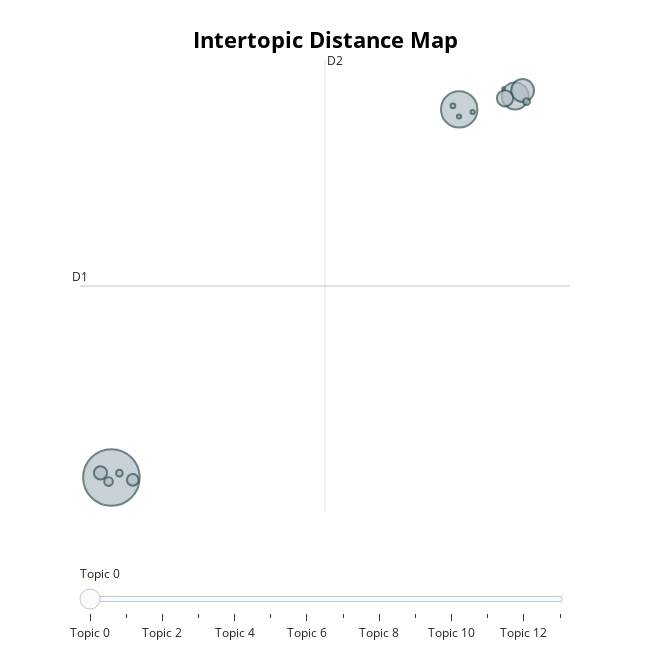

Write notebook code for a chart like this one.
### Code cell
topic_model_hdbscan.visualize_barchart(top_n_topics=15)
topic_model_hdbscan.visualize_topics()

### Figure 1 — Plotly figure (JSON) as saved in the notebook; plotly's stock layout.template omitted (floating-point values rounded to 4 significant figures)
{"data": [{"customdata": [[0, "01 | dukung | calon | pilih | pasang", 10232], [1, "anies | cak | imin | baswedan | rasyid", 4236], [2, "indonesia | presiden | anies | demokrasi | pilih", 2329], [3, "debat | calon | presiden | kritik | cak", 1669], [4, "politik | identitas | anies | legislatif | calon", 844], [5, "video | videotron | film | 01 | lihat", 554], [6, "twitter | media | berita | sosial | 01", 432], [7, "program | 01 | anies | misi | visi", 240], [8, "palestina | israel | merdeka | bela | aksi", 152], [9, "data | fakta | 01 | dukung | pakai", 138], [10, "foto | cak | imin | blunder | gemoy", 74], [11, "respons | reply | respon | imin | cak", 54], [12, "viral | viralkan | ham | virus | anies", 53], [13, "stadion | international | jis | stadium | internasional", 25]], "hovertemplate": "<b>Topic %{customdata[0]}</b><br>%{customdata[1]}<br>Size: %{customdata[2]}", "legendgroup": "", "marker": {"color": "#B0BEC5", "line": {"color": "DarkSlateGrey", "width": 2}, "size": [10232, 4236, 2329, 1669, 844, 554, 432, 240, 152, 138, 74, 54, 53, 25], "sizemode": "area", "sizeref": 6.395, "symbol": "circle"}, "mode": "markers", "name": "", "orientation": "v", "showlegend": false, "type": "scatter", "x": [-3.824, 6.755, 8.458, 8.685, 8.15, -4.156, -3.173, -3.911, 8.805, -3.581, 6.564, 6.751, 7.164, 8.104], "xaxis": "x", "y": [-15.53, 13.24, 14.3, 14.72, 14.12, -15.17, -15.71, -15.85, 13.86, -15.19, 13.52, 12.69, 13.04, 14.87], "yaxis": "y"}], "layout": {"annotations": [{"showarrow": false, "text": "D1", "x": -4.779, "y": -0.558, "yshift": 10}, {"showarrow": false, "text": "D2", "x": 2.673, "xshift": 10, "y": 17.11}], "height": 650, "hoverlabel": {"bgcolor": "white", "font": {"family": "Rockwell", "size": 16}}, "legend": {"itemsizing": "constant", "tracegroupgap": 0}, "margin": {"t": 60}, "shapes": [{"line": {"color": "#CFD8DC", "width": 2}, "type": "line", "x0": 2.673, "x1": 2.673, "y0": -18.22, "y1": 17.11}, {"line": {"color": "#9E9E9E", "width": 2}, "type": "line", "x0": -4.779, "x1": 10.13, "y0": -0.558, "y1": -0.558}], "sliders": [{"active": 0, "pad": {"t": 50}, "steps": [{"args": [{"marker.color": [["red", "#B0BEC5", "#B0BEC5", "#B0BEC5", "#B0BEC5", "#B0BEC5", "#B0BEC5", "#B0BEC5", "#B0BEC5", "#B0BEC5", "#B0BEC5", "#B0BEC5", "#B0BEC5", "#B0BEC5"]]}], "label": "Topic 0", "method": "update"}, {"args": [{"marker.color": [["#B0BEC5", "red", "#B0BEC5", "#B0BEC5", "#B0BEC5", "#B0BEC5", "#B0BEC5", "#B0BEC5", "#B0BEC5", "#B0BEC5", "#B0BEC5", "#B0BEC5", "#B0BEC5", "#B0BEC5"]]}], "label": "Topic 1", "method": "update"}, {"args": [{"marker.color": [["#B0BEC5", "#B0BEC5", "red", "#B0BEC5", "#B0BEC5", "#B0BEC5", "#B0BEC5", "#B0BEC5", "#B0BEC5", "#B0BEC5", "#B0BEC5", "#B0BEC5", "#B0BEC5", "#B0BEC5"]]}], "label": "Topic 2", "method": "update"}, {"args": [{"marker.color": [["#B0BEC5", "#B0BEC5", "#B0BEC5", "red", "#B0BEC5", "#B0BEC5", "#B0BEC5", "#B0BEC5", "#B0BEC5", "#B0BEC5", "#B0BEC5", "#B0BEC5", "#B0BEC5", "#B0BEC5"]]}], "label": "Topic 3", "method": "update"}, {"args": [{"marker.color": [["#B0BEC5", "#B0BEC5", "#B0BEC5", "#B0BEC5", "red", "#B0BEC5", "#B0BEC5", "#B0BEC5", "#B0BEC5", "#B0BEC5", "#B0BEC5", "#B0BEC5", "#B0BEC5", "#B0BEC5"]]}], "label": "Topic 4", "method": "update"}, {"args": [{"marker.color": [["#B0BEC5", "#B0BEC5", "#B0BEC5", "#B0BEC5", "#B0BEC5", "red", "#B0BEC5", "#B0BEC5", "#B0BEC5", "#B0BEC5", "#B0BEC5", "#B0BEC5", "#B0BEC5", "#B0BEC5"]]}], "label": "Topic 5", "method": "update"}, {"args": [{"marker.color": [["#B0BEC5", "#B0BEC5", "#B0BEC5", "#B0BEC5", "#B0BEC5", "#B0BEC5", "red", "#B0BEC5", "#B0BEC5", "#B0BEC5", "#B0BEC5", "#B0BEC5", "#B0BEC5", "#B0BEC5"]]}], "label": "Topic 6", "method": "update"}, {"args": [{"marker.color": [["#B0BEC5", "#B0BEC5", "#B0BEC5", "#B0BEC5", "#B0BEC5", "#B0BEC5", "#B0BEC5", "red", "#B0BEC5", "#B0BEC5", "#B0BEC5", "#B0BEC5", "#B0BEC5", "#B0BEC5"]]}], "label": "Topic 7", "method": "update"}, {"args": [{"marker.color": [["#B0BEC5", "#B0BEC5", "#B0BEC5", "#B0BEC5", "#B0BEC5", "#B0BEC5", "#B0BEC5", "#B0BEC5", "red", "#B0BEC5", "#B0BEC5", "#B0BEC5", "#B0BEC5", "#B0BEC5"]]}], "label": "Topic 8", "method": "update"}, {"args": [{"marker.color": [["#B0BEC5", "#B0BEC5", "#B0BEC5", "#B0BEC5", "#B0BEC5", "#B0BEC5", "#B0BEC5", "#B0BEC5", "#B0BEC5", "red", "#B0BEC5", "#B0BEC5", "#B0BEC5", "#B0BEC5"]]}], "label": "Topic 9", "method": "update"}, {"args": [{"marker.color": [["#B0BEC5", "#B0BEC5", "#B0BEC5", "#B0BEC5", "#B0BEC5", "#B0BEC5", "#B0BEC5", "#B0BEC5", "#B0BEC5", "#B0BEC5", "red", "#B0BEC5", "#B0BEC5", "#B0BEC5"]]}], "label": "Topic 10", "method": "update"}, {"args": [{"marker.color": [["#B0BEC5", "#B0BEC5", "#B0BEC5", "#B0BEC5", "#B0BEC5", "#B0BEC5", "#B0BEC5", "#B0BEC5", "#B0BEC5", "#B0BEC5", "#B0BEC5", "red", "#B0BEC5", "#B0BEC5"]]}], "label": "Topic 11", "method": "update"}, {"args": [{"marker.color": [["#B0BEC5", "#B0BEC5", "#B0BEC5", "#B0BEC5", "#B0BEC5", "#B0BEC5", "#B0BEC5", "#B0BEC5", "#B0BEC5", "#B0BEC5", "#B0BEC5", "#B0BEC5", "red", "#B0BEC5"]]}], "label": "Topic 12", "method": "update"}, {"args": [{"marker.color": [["#B0BEC5", "#B0BEC5", "#B0BEC5", "#B0BEC5", "#B0BEC5", "#B0BEC5", "#B0BEC5", "#B0BEC5", "#B0BEC5", "#B0BEC5", "#B0BEC5", "#B0BEC5", "#B0BEC5", "red"]]}], "label": "Topic 13", "method": "update"}]}], "title": {"font": {"color": "Black", "size": 22}, "text": "<b>Intertopic Distance Map</b>", "x": 0.5, "xanchor": "center", "y": 0.95, "yanchor": "top"}, "width": 650, "xaxis": {"anchor": "y", "domain": [0, 1], "range": [-4.779, 10.13], "title": {"text": ""}, "visible": false}, "yaxis": {"anchor": "x", "domain": [0, 1], "range": [-18.22, 17.11], "title": {"text": ""}, "visible": false}}}
